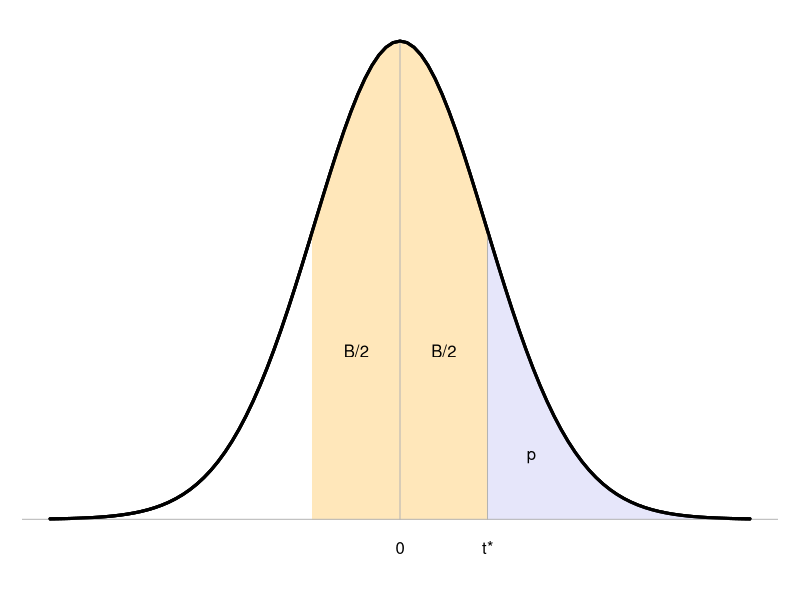

This chart was generated by the following R code:
## ---- chunk 1
# adapted from `kritieketwaarden_hulpfiguur` chunk in KMS-nl version
# HQ 20240828
# alles met df=49
op <- par(mar=c(3,1,1,1)+0.1)
xx <- seq(1,4,by=.01)
yy <- dt(xx,df=49)
curve( dt(x,df=49), from=-4, to=4, xaxt="n", yaxt="n", xlab="", ylab="", bty="n", lwd=3 )
polygon( x=c(1,xx), y=c(0,yy), col="lavender", border="lavender" )
# 20240828 added other polygon corresponding to B, three commands
xx <- seq(-1,1,by=.01) 
yy <- dt(xx,df=49)
polygon( x=c(-1,xx,1), y=c(0,yy,0), col="wheat1", border="wheat1" )
#
curve( dt(x,df=49), from=-4, to=4, xaxt="n", yaxt="n", xlab="", ylab="", bty="n", lwd=3, add=TRUE )
text( 1.5, dt(1.5,df=49)*.4, "p", adj=.5, cex=1 )
# 20240828 added other polygon corresponding to B, two more commands
text( -0.5, dt(0.5,df=49)*.4, "B/2", adj=.5, cex=1 )
text( +0.5, dt(0.5,df=49)*.4, "B/2", adj=.5, cex=1 )
#
axis( side=1, at=c(0,1), labels=c("0","t*"), cex=1, tick=F, line=-1 ) # cex is ignored
abline( h=0, lty=1, col="grey70" )
segments( x0=0, x1=0, y0=0, y1=dt(0,df=49), col="grey70" )
segments( x0=1, x1=1, y0=0, y1=yy[1], col="grey70" )
curve( dt(x,df=49), from=-4, to=4, xaxt="n", yaxt="n", xlab="", ylab="", bty="n", lwd=3, add=TRUE )
## ---- chunk 2
pvals <- c(.2,.1,.05,.025,.01,.005,.0025,.001)
df <- c( seq(1,25,by=1),30,40,50,100,200,400 ) 
# add extra row for infinity d.f. (using normal distro)
# add extra columns, one for d.f. values and one for spacing
appendixt1 <- matrix("",nrow=length(df)+1,ncol=2+length(pvals)) # matrix of char strings
for (i in 1:length(df)) 
  for (j in 1:length(pvals))
    appendixt1[i,j+2] <- format( qt( p=pvals[j], lower.tail=FALSE, df=df[i] ),
                               digits=4, nsmall=3 )
i <- length(df)+1 # last row of matrix: normal distrib values
for (j in 1:length(pvals))
  appendixt1[i,j+2] <- format( qnorm( p=pvals[j], lower.tail=FALSE ),
                               digits=4, nsmall=3 )
appendixt1[,1] <- c( format(df)," ∞ " ) # first column
appendixt1 <- rbind(
  c( "", "p", as.character(pvals) ),
  c( "", "B", paste(as.character(100-200*pvals),"%",sep="" ) ),
  appendixt1
)
# suppress first row, and use as column names
knitr::kable(
  appendixt1[-1,], booktabs=TRUE, col.names=appendixt1[1,], align="c" )
